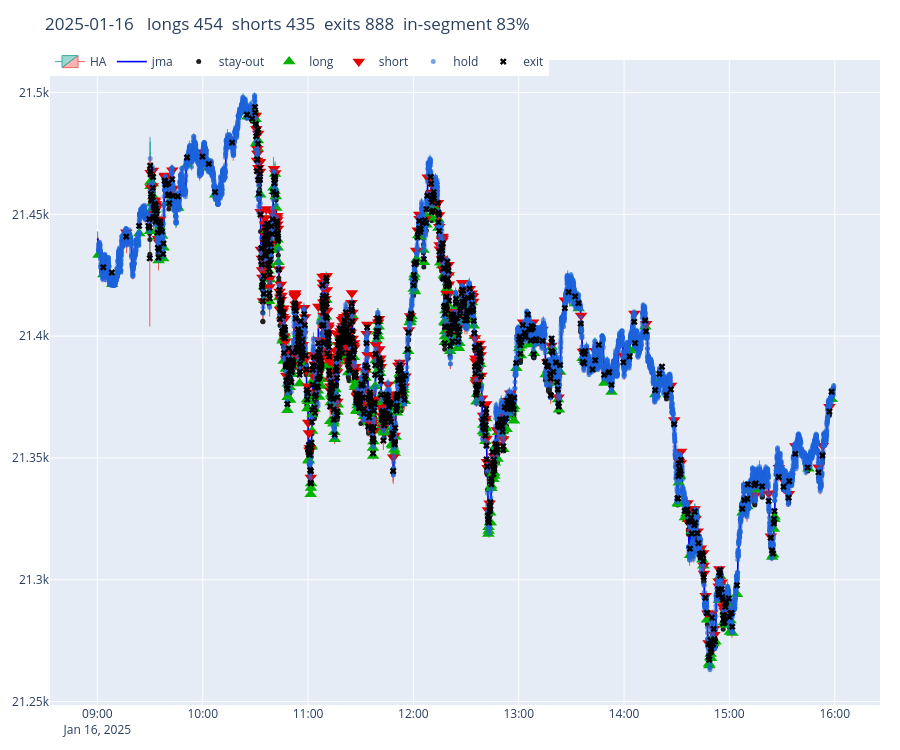

Write notebook code for a chart like this one.
### Code cell
acts = plot_day("2025-01-16")
print(acts)

### Figure 1 — Plotly figure (JSON) as saved in the notebook; plotly's stock layout.template omitted (floating-point values rounded to 4 significant figures; data arrays with more than 128 entries replaced by an {"elided": "..."} marker saying what was removed)
{"data": [{"close": {"elided": "12575 float values"}, "decreasing": {"line": {"color": "#ef5350"}}, "high": {"elided": "12575 float values"}, "increasing": {"line": {"color": "#26a69a"}}, "line": {"width": 1}, "low": {"elided": "12575 float values"}, "name": "HA", "opacity": 0.9, "open": {"elided": "12575 float values"}, "type": "candlestick", "x": {"elided": "12575 str values"}}, {"line": {"color": "#0000ff", "width": 1.6}, "name": "jma", "type": "scatter", "x": {"elided": "12575 str values"}, "y": {"elided": "12575 float values"}}, {"marker": {"color": "rgba(32,32,32,1)", "size": 5, "symbol": "circle"}, "mode": "markers", "name": "stay-out", "type": "scatter", "x": {"elided": "1202 str values"}, "y": {"elided": "1202 float values"}}, {"marker": {"color": "#00b300", "size": 11, "symbol": "triangle-up"}, "mode": "markers", "name": "long", "type": "scatter", "x": {"elided": "454 str values"}, "y": {"elided": "454 float values"}}, {"marker": {"color": "#e60000", "size": 11, "symbol": "triangle-down"}, "mode": "markers", "name": "short", "type": "scatter", "x": {"elided": "435 str values"}, "y": {"elided": "435 float values"}}, {"marker": {"color": "rgba(30,100,220,0.6)", "size": 5, "symbol": "circle"}, "mode": "markers", "name": "hold", "type": "scatter", "x": {"elided": "9580 str values"}, "y": {"elided": "9580 float values"}}, {"marker": {"color": "#000000", "size": 6, "symbol": "x"}, "mode": "markers", "name": "exit", "type": "scatter", "x": {"elided": "888 str values"}, "y": {"elided": "888 float values"}}], "layout": {"height": 750, "legend": {"orientation": "h", "x": 0, "y": 1.02}, "margin": {"b": 30, "l": 40, "r": 20, "t": 60}, "title": {"text": "2025-01-16   longs 454  shorts 435  exits 888  in-segment 83%"}, "xaxis": {"anchor": "y", "domain": [0, 1], "rangeslider": {"visible": false}}, "yaxis": {"anchor": "x", "domain": [0, 1]}}}
